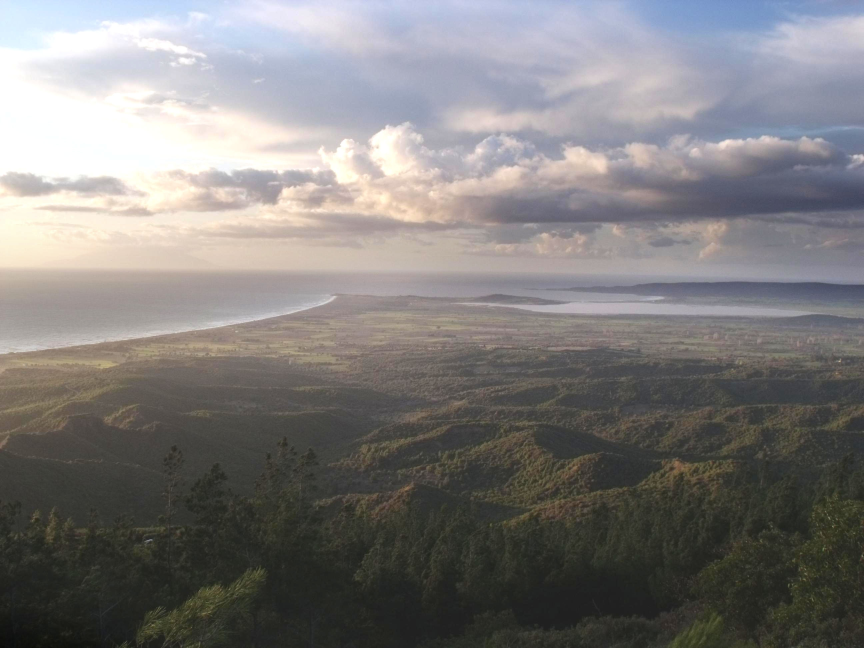
#> input picture episodes/canakkale-kayip-tabur/img/suvla_bulutlu.jpg, 2592 x 1944 px (shown at 1/3 size)
$ python arkaplan.py
#> lines starting #> are read from the running program, lines starting #| are printed output that depends on the picture; pictures that were not available may be replaced by others from this repository, and a replacement may not be noted
"""v5 arka planları (sahne 1-3: bulut + tabur kolu; sahne 5: aynı kare, bulut ve tabur yok).

    python episodes/canakkale-kayip-tabur/arkaplan.py [ara_dosya_klasörü]

Kaynak: img/suvla_bulutlu.jpg (Tevfik Teker, "Suvla Bay", CC BY 3.0, 2592x1944, değiştirilmemiş).
1. Renk: ImageEnhance.Color(1.35) ardından Brightness(1.10) (doğal gün ışığı, doygunluk ~0,15).
2. Bulut katmanı bu düzeltilmiş görselden üretilir: sis_katmani.py --mode fog --seed 11 --col 222.
3. İki görsel aynı kare kutuya kırpılır: (820, 644, 2120, 1944), 1300x1300 kaynak px.
4. Yalnız bulutlu kareye: ovadan buluta yürüyen 18 düz koyu (#2a2a24) asker siluetinden kol (24 -> 18 px) (STIL §6 ek katman,
   C1Xe/C2-U'daki yapıştırılmış hikâye öğeleri gibi); öndeki 3-4 asker bulutun içinde söner.
Çıktılar: img/suvla_bulut_inmis_kare.jpg (sahne 1-3), img/suvla_bos_kare.jpg (sahne 5).
"""
import subprocess
import tempfile
import sys
from pathlib import Path

import numpy as np
from PIL import Image, ImageDraw, ImageEnhance

EP = Path(__file__).resolve().parent
IMG = EP / "img"
TMP = Path(sys.argv[1]) if len(sys.argv) > 1 else Path(tempfile.mkdtemp())
TMP.mkdir(parents=True, exist_ok=True)
BOX = (820, 644, 2120, 1944)
SIL = (42, 42, 36)

src = Image.open(IMG / "suvla_bulutlu.jpg").convert("RGB")
#> src is the input picture: PIL image 2592x1944 RGB; mean R, G, B 127.2, 124.9, 124.4
enh = ImageEnhance.Brightness(ImageEnhance.Contrast(ImageEnhance.Color(src).enhance(1.6)).enhance(1.08)).enhance(1.05)
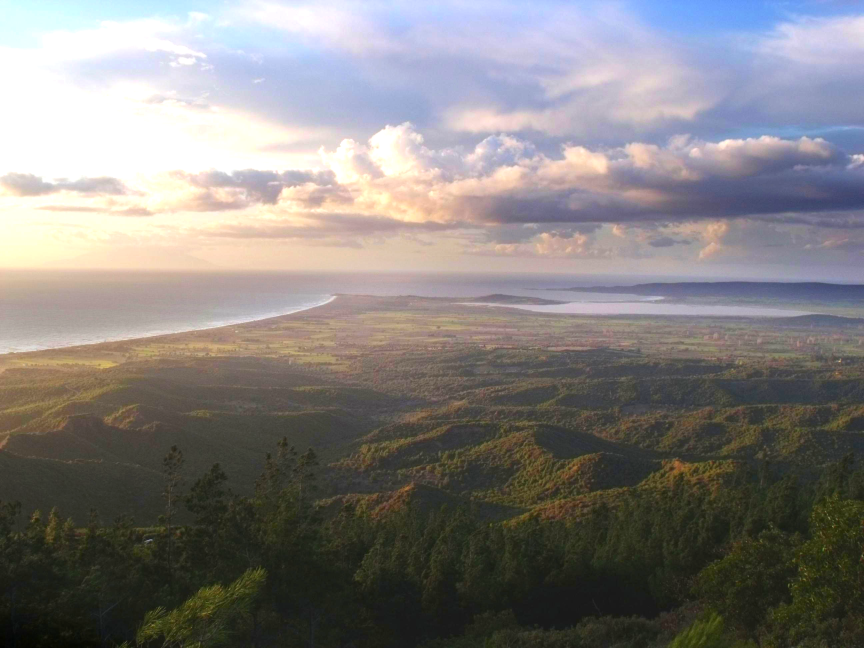
#> enh: PIL image 2592x1944 RGB (shown at 1/3 size); mean R, G, B 131.6, 128, 126.8
enh_p = TMP / "suvla_renk.png"
fog_p = TMP / "suvla_renk_bulut.png"
enh.save(enh_p)
subprocess.run([sys.executable, str(EP / "sis_katmani.py"), str(enh_p), str(fog_p.with_suffix(".jpg")),
                "--mode", "fog", "--seed", "11", "--col", "222", "--alpha", str(TMP / "bulut_alfa.png")], check=True)
#> (this line was passed over: subprocess is not available in this run)
fog = Image.open(fog_p.with_suffix(".jpg")).convert("RGB")
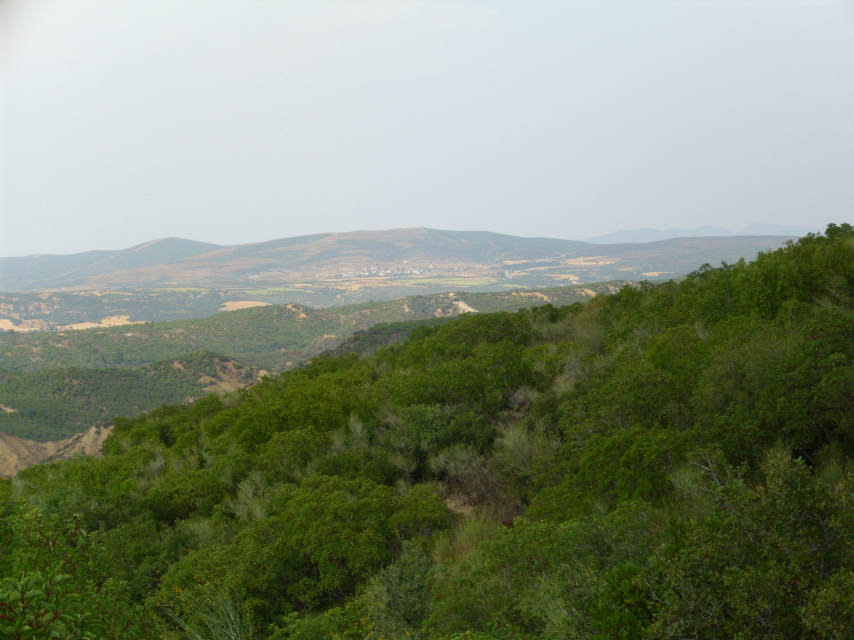
#> input picture episodes/canakkale-kayip-tabur/img/anafartalar_tepeler.jpg, 2560 x 1920 px, given in place of suvla_renk_bulut.jpg, which was not available (shown at 1/3 size)
#> fog is the input picture: PIL image 2560x1920 RGB; mean R, G, B 127.5, 137, 116.3
alpha = np.asarray(Image.open(TMP / "bulut_alfa.png"), np.float32) / 255.0
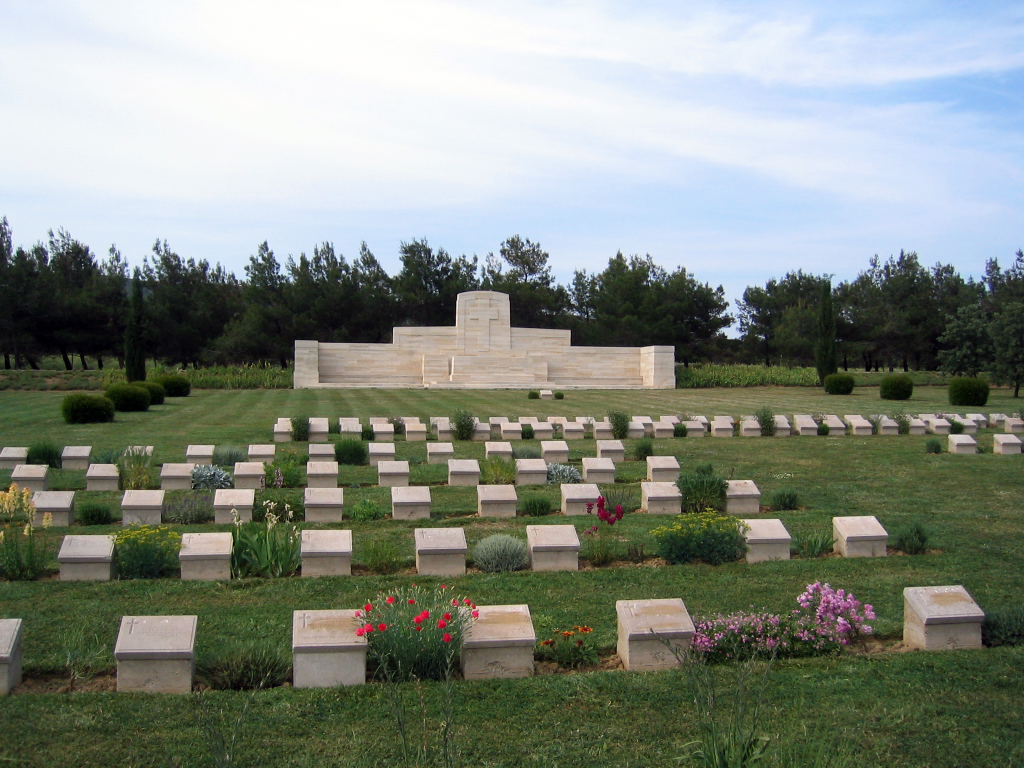
#> input picture episodes/canakkale-kayip-tabur/img/azmak_mezarligi.jpg, 2048 x 1536 px, given in place of bulut_alfa.png, which was not available (shown at 1/2 size)

bos = enh.crop(BOX)
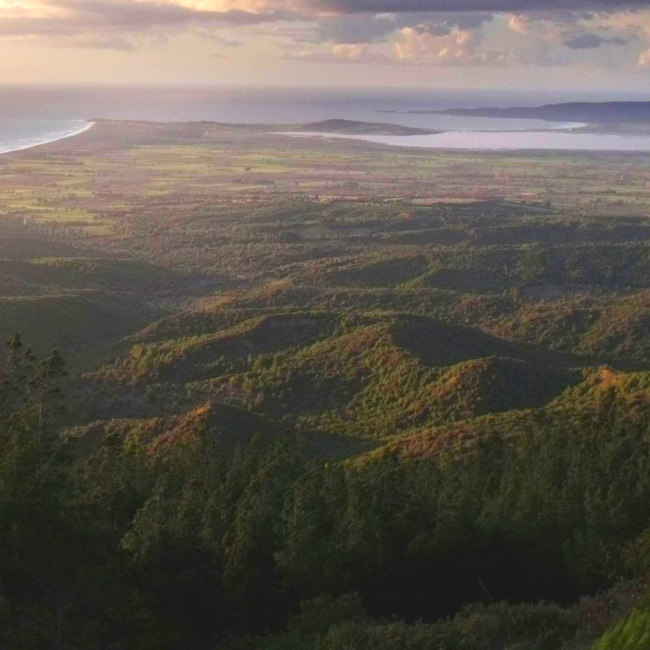
#> bos: PIL image 1300x1300 RGB (shown at 1/2 size); mean R, G, B 95.6, 89, 80.7
bulut = fog.crop(BOX)
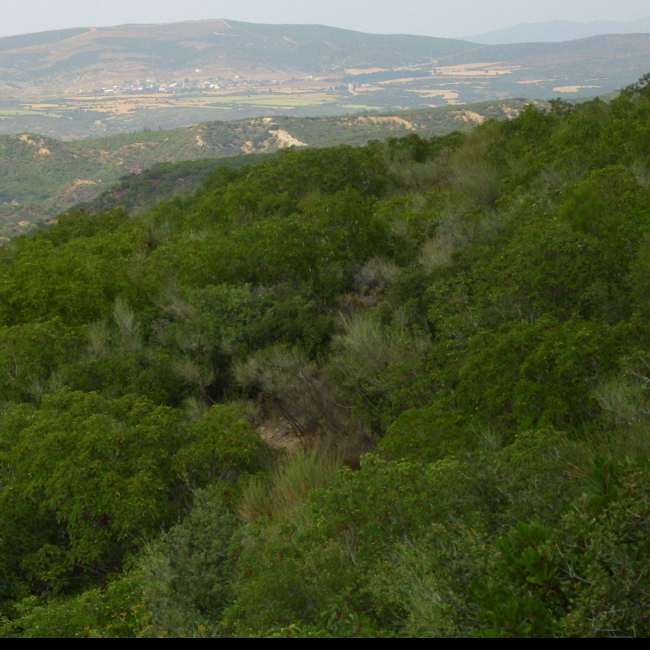
#> bulut: PIL image 1300x1300 RGB (shown at 1/2 size); mean R, G, B 79.8, 89.6, 55.5
alpha_c = alpha[BOX[1]:BOX[3], BOX[0]:BOX[2]]
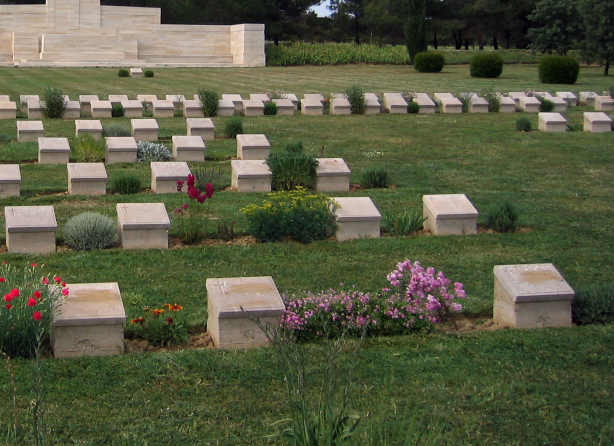
#> alpha_c: shape (892, 1228, 3) float32 (shown at 1/2 size); mean R, G, B 0.345, 0.359, 0.26


# ---------- tabur kolu ----------
SS = 4


def soldier(d, x, y, h, rifle, step):
    """Düz koyu siluet: (x, y) ayak tabanı ortası, h boy (px). Sağa (buluta) doğru yürür."""
    s = h / 20.0
    P = lambda px, py: ((x + px * s) * SS, (y - py * s) * SS)
    # mantar miğfer: kubbe + geniş siperlik
    d.ellipse([*P(-3.0, 21.0), *P(3.0, 15.8)], fill=SIL)
    d.polygon([P(-4.6, 16.8), P(4.8, 16.8), P(4.4, 15.4), P(-4.2, 15.4)], fill=SIL)
    # baş + boyun
    d.ellipse([*P(-1.9, 16.6), *P(2.1, 12.6)], fill=SIL)
    # gövde (öne eğik) + sırt çantası
    d.polygon([P(-2.8, 13.6), P(2.6, 13.8), P(2.8, 7.4), P(-2.4, 7.2)], fill=SIL)
    d.polygon([P(-4.6, 13.2), P(-2.2, 13.4), P(-2.2, 8.6), P(-4.4, 8.8)], fill=SIL)
    # bacaklar (geniş adım)
    st = 3.0 + step
    d.polygon([P(-2.0, 7.8), P(0.4, 7.8), P(-st + 1.0, 0), P(-st - 1.0, 0)], fill=SIL)
    d.polygon([P(-0.4, 7.8), P(2.2, 7.8), P(st + 1.2, 0), P(st - 0.8, 0)], fill=SIL)
    # tüfek omuzda (namlu yukarı-geri, başın üstüne taşar)
    if rifle:
        d.line([P(2.2, 9.0), P(-2.6, 24.0)], fill=SIL, width=max(1, round(1.3 * s * SS)))


#> (the run stopped early here; a loop or call above may not have finished)
